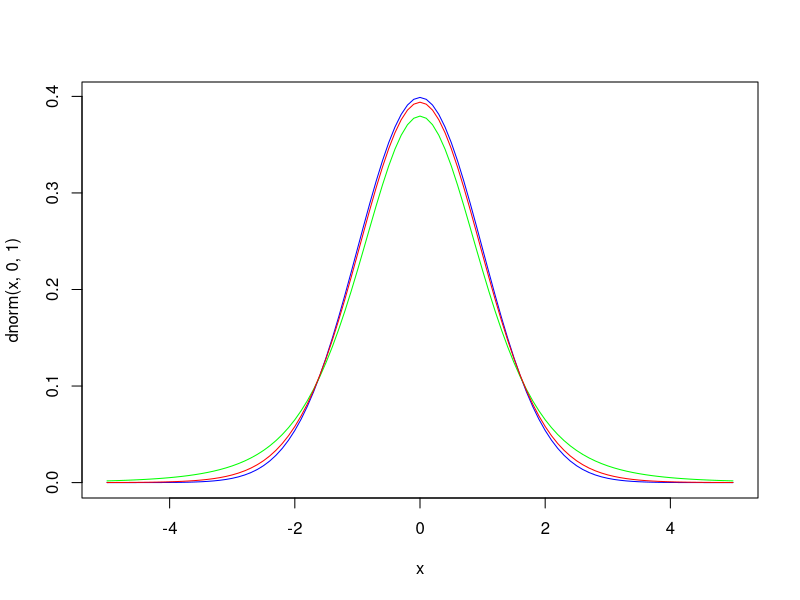
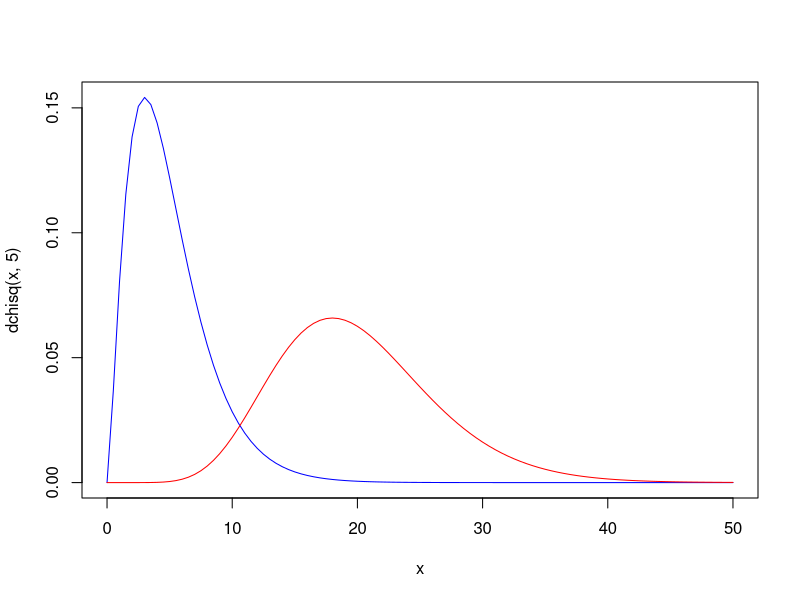

The R source for these figures, in order:
## ---- chunk 1
knitr::opts_chunk$set(echo = TRUE)
## ---- chunk 2
curve(dnorm(x,0,1), from = -5, to = 5, col = "blue")
curve(dt(x,5), add = T, col = "green")
curve(dt(x,20), add = T, col = "red")
## ---- chunk 3
curve(dchisq(x,5), from = 0, to =50, col = "blue")
curve(dchisq(x,20), add = T, col = "red")
## ---- chunk 4
d = read.csv("datos/kidiq.csv")
#d$mom_hs = factor(d$mom_hs, labels = c("no", "si"))
## ---- chunk 5
m = lm(kid_score ~ mom_iq + mom_hs, data = d)
## ---- chunk 6
coef(m)
# varianza residual
n = nrow(d)
k = 2 # numero de regresores
(sR2 = sum(resid(m)^2)/(n-k-1))
## ---- chunk 7
X = cbind(rep(1,n), d$mom_iq, d$mom_hs)
# Q = inv(t(X)*X)
(Q = solve(crossprod(X))) # crossprod es otra manera de calcular t(X) %*% X
## ---- chunk 8
(beta_var = sR2 * Q)
## ---- chunk 9
(beta_se = sqrt(diag(beta_var)))
## ---- chunk 10
Xa = cbind(d$mom_iq, d$mom_hs)
(Qa = 1/(n-1)*solve(var(Xa)))
## ---- chunk 11
sqrt(diag(Qa)*sR2)
## ---- chunk 12
( xmed = matrix(colMeans(Xa), ncol = 1) )
## ---- chunk 13
sqrt( sR2*(1/n + 1/(n-1)*t(xmed) %*% solve(var(Xa)) %*% xmed ) )
## ---- chunk 14
vcov(m)
## ---- chunk 15
sqrt(diag(vcov(m)))
## ---- chunk 16
(t1 = qt(1-0.05/2, df = n-k-1))
## ---- chunk 17
(LI = coef(m) - qt(1-0.05/2, df = n-k-1)*beta_se)
(LS = coef(m) + qt(1-0.05/2, df = n-k-1)*beta_se)
## ---- chunk 18
data.frame(estimacion = coef(m), se = beta_se, LI, LS)
## ---- chunk 19
confint(m)
## ---- chunk 20
confint(m, level = 0.90)
## ---- chunk 21
sR2
## ---- chunk 22
c((n-k-1)*sR2/qchisq(1-0.05/2, df = n-k-1), (n-k-1)*sR2/qchisq(0.05/2, df = n-k-1))
